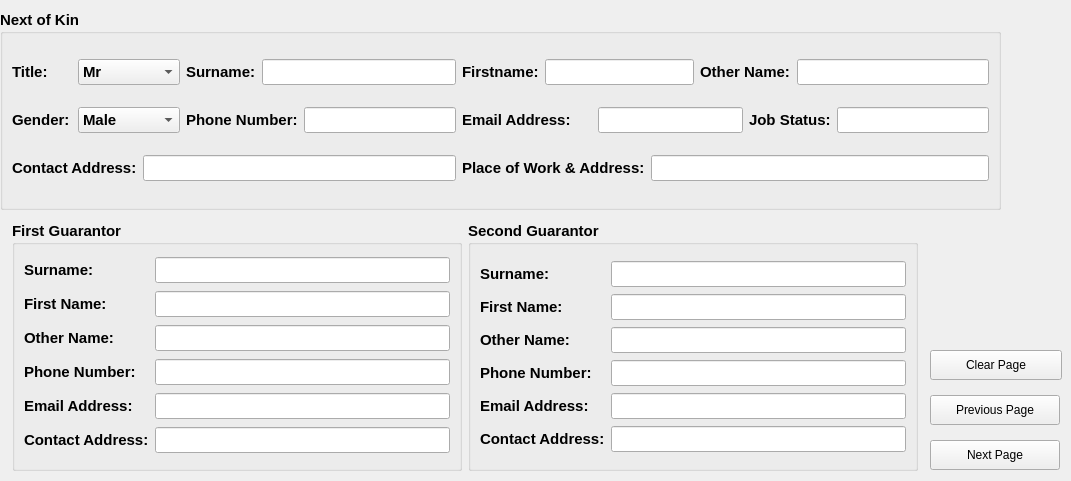
             <widget class="QWidget" name="nokTab">
              <attribute name="title">
               <string>Next of Kin and Guarantors</string>
              </attribute>
              <widget class="QGroupBox" name="groupBox_3">
               <property name="geometry">
                <rect>
                 <x>0</x>
                 <y>10</y>
                 <width>1001</width>
                 <height>200</height>
                </rect>
               </property>
               <property name="minimumSize">
                <size>
                 <width>0</width>
                 <height>200</height>
                </size>
               </property>
               <property name="maximumSize">
                <size>
                 <width>16777215</width>
                 <height>200</height>
                </size>
               </property>
               <property name="font">
                <font>
                 <pointsize>11</pointsize>
                 <weight>75</weight>
                 <bold>true</bold>
                </font>
               </property>
               <property name="title">
                <string>Next of Kin</string>
               </property>
               <layout class="QGridLayout" name="gridLayout_25">
                <item row="0" column="0">
                 <widget class="QLabel" name="label_39">
                  <property name="font">
                   <font>
                    <pointsize>11</pointsize>
                   </font>
                  </property>
                  <property name="text">
                   <string>Title:</string>
                  </property>
                 </widget>
                </item>
                <item row="0" column="1" colspan="2">
                 <widget class="QComboBox" name="nokTitleCombo">
                  <item>
                   <property name="text">
                    <string>Mr</string>
                   </property>
                  </item>
                  <item>
                   <property name="text">
                    <string>Mrs</string>
                   </property>
                  </item>
                  <item>
                   <property name="text">
                    <string>Engr</string>
                   </property>
                  </item>
                  <item>
                   <property name="text">
                    <string>Dr</string>
                   </property>
                  </item>
                  <item>
                   <property name="text">
                    <string>Prof</string>
                   </property>
                  </item>
                  <item>
                   <property name="text">
                    <string>Surv</string>
                   </property>
                  </item>
                  <item>
                   <property name="text">
                    <string>Tpl</string>
                   </property>
                  </item>
                  <item>
                   <property name="text">
                    <string>Arch</string>
                   </property>
                  </item>
                  <item>
                   <property name="text">
                    <string>Builder</string>
                   </property>
                  </item>
                  <item>
                   <property name="text">
                    <string>ESV</string>
                   </property>
                  </item>
                 </widget>
                </item>
                <item row="0" column="3">
                 <widget class="QLabel" name="label_38">
                  <property name="font">
                   <font>
                    <pointsize>11</pointsize>
                   </font>
                  </property>
                  <property name="text">
                   <string>Surname:</string>
                  </property>
                 </widget>
                </item>
                <item row="0" column="4" colspan="2">
                 <widget class="QLineEdit" name="nokSurnameTxt"/>
                </item>
                <item row="0" column="6">
                 <widget class="QLabel" name="label_40">
                  <property name="font">
                   <font>
                    <pointsize>11</pointsize>
                   </font>
                  </property>
                  <property name="text">
                   <string>Firstname:</string>
                  </property>
                 </widget>
                </item>
                <item row="0" column="7" colspan="3">
                 <widget class="QLineEdit" name="nokFirstnameTxt"/>
                </item>
                <item row="0" column="10" colspan="2">
                 <widget class="QLabel" name="label_41">
                  <property name="font">
                   <font>
                    <pointsize>11</pointsize>
                   </font>
                  </property>
                  <property name="text">
                   <string>Other Name:</string>
                  </property>
                 </widget>
                </item>
                <item row="0" column="12" colspan="2">
                 <widget class="QLineEdit" name="nokOthernameTxt"/>
                </item>
                <item row="1" column="0">
                 <widget class="QLabel" name="label_42">
                  <property name="font">
                   <font>
                    <pointsize>11</pointsize>
                   </font>
                  </property>
                  <property name="text">
                   <string>Gender:</string>
                  </property>
                 </widget>
                </item>
                <item row="1" column="1" colspan="2">
                 <widget class="QComboBox" name="nokGenderCombo">
                  <item>
                   <property name="text">
                    <string>Male</string>
                   </property>
                  </item>
                  <item>
                   <property name="text">
                    <string>Female</string>
                   </property>
                  </item>
                 </widget>
                </item>
                <item row="1" column="3" colspan="2">
                 <widget class="QLabel" name="label_46">
                  <property name="font">
                   <font>
                    <pointsize>11</pointsize>
                   </font>
                  </property>
                  <property name="text">
                   <string>Phone Number:</string>
                  </property>
                 </widget>
                </item>
                <item row="1" column="5">
                 <widget class="QLineEdit" name="nokPhoneNoTxt">
                  <property name="text">
                   <string/>
                  </property>
                 </widget>
                </item>
                <item row="1" column="6" colspan="2">
                 <widget class="QLabel" name="label_43">
                  <property name="font">
                   <font>
                    <pointsize>11</pointsize>
                   </font>
                  </property>
                  <property name="text">
                   <string>Email Address:</string>
                  </property>
                 </widget>
                </item>
                <item row="1" column="8" colspan="3">
                 <widget class="QLineEdit" name="nokEmailTxt">
                  <property name="text">
                   <string/>
                  </property>
                 </widget>
                </item>
                <item row="1" column="11" colspan="2">
                 <widget class="QLabel" name="label_47">
                  <property name="font">
                   <font>
                    <pointsize>11</pointsize>
                   </font>
                  </property>
                  <property name="text">
                   <string>Job Status:</string>
                  </property>
                 </widget>
                </item>
                <item row="1" column="13">
                 <widget class="QLineEdit" name="nokJobStatusTxt">
                  <property name="text">
                   <string/>
                  </property>
                 </widget>
                </item>
                <item row="2" column="0" colspan="2">
                 <widget class="QLabel" name="label_45">
                  <property name="font">
                   <font>
                    <pointsize>11</pointsize>
                   </font>
                  </property>
                  <property name="text">
                   <string>Contact Address:</string>
                  </property>
                 </widget>
                </item>
                <item row="2" column="2" colspan="4">
                 <widget class="QLineEdit" name="nokContactTxt">
                  <property name="text">
                   <string/>
                  </property>
                 </widget>
                </item>
                <item row="2" column="6" colspan="3">
                 <widget class="QLabel" name="label_44">
                  <property name="font">
                   <font>
                    <pointsize>11</pointsize>
                   </font>
                  </property>
                  <property name="text">
                   <string>Place of Work &amp; Address:</string>
                  </property>
                 </widget>
                </item>
                <item row="2" column="9" colspan="5">
                 <widget class="QLineEdit" name="nokWorkPlaceTxt">
                  <property name="text">
                   <string/>
                  </property>
                 </widget>
                </item>
               </layout>
              </widget>
              <widget class="QWidget" name="layoutWidget">
               <property name="geometry">
                <rect>
                 <x>12</x>
                 <y>220</y>
                 <width>908</width>
                 <height>252</height>
                </rect>
               </property>
               <layout class="QHBoxLayout" name="horizontalLayout_5">
                <item>
                 <widget class="QGroupBox" name="groupBox_4">
                  <property name="minimumSize">
                   <size>
                    <width>450</width>
                    <height>250</height>
                   </size>
                  </property>
                  <property name="maximumSize">
                   <size>
                    <width>450</width>
                    <height>250</height>
                   </size>
                  </property>
                  <property name="font">
                   <font>
                    <pointsize>11</pointsize>
                    <weight>75</weight>
                    <bold>true</bold>
                   </font>
                  </property>
                  <property name="title">
                   <string>First Guarantor</string>
                  </property>
                  <layout class="QGridLayout" name="gridLayout_26">
                   <property name="verticalSpacing">
                    <number>5</number>
                   </property>
                   <item row="0" column="0">
                    <widget class="QLabel" name="label_49">
                     <property name="font">
                      <font>
                       <pointsize>11</pointsize>
                      </font>
                     </property>
                     <property name="text">
                      <string>Surname:</string>
                     </property>
                    </widget>
                   </item>
                   <item row="1" column="0" colspan="2">
                    <widget class="QLabel" name="label_53">
                     <property name="font">
                      <font>
                       <pointsize>11</pointsize>
                      </font>
                     </property>
                     <property name="text">
                      <string>First Name:</string>
                     </property>
                    </widget>
                   </item>
                   <item row="1" column="2">
                    <widget class="QLineEdit" name="g1FirstnameTxt">
                     <property name="text">
                      <string/>
                     </property>
                    </widget>
                   </item>
                   <item row="2" column="0" colspan="2">
                    <widget class="QLabel" name="label_56">
                     <property name="font">
                      <font>
                       <pointsize>11</pointsize>
                      </font>
                     </property>
                     <property name="text">
                      <string>Other Name:</string>
                     </property>
                    </widget>
                   </item>
                   <item row="2" column="2">
                    <widget class="QLineEdit" name="g1OthernameTxt">
                     <property name="text">
                      <string/>
                     </property>
                    </widget>
                   </item>
                   <item row="3" column="0">
                    <widget class="QLabel" name="label_50">
                     <property name="font">
                      <font>
                       <pointsize>11</pointsize>
                      </font>
                     </property>
                     <property name="text">
                      <string>Phone Number:</string>
                     </property>
                    </widget>
                   </item>
                   <item row="4" column="0" colspan="2">
                    <widget class="QLabel" name="label_54">
                     <property name="font">
                      <font>
                       <pointsize>11</pointsize>
                      </font>
                     </property>
                     <property name="text">
                      <string>Email Address:</string>
                     </property>
                    </widget>
                   </item>
                   <item row="4" column="2">
                    <widget class="QLineEdit" name="g1EmailTxt">
                     <property name="text">
                      <string/>
                     </property>
                    </widget>
                   </item>
                   <item row="5" column="0" colspan="2">
                    <widget class="QLabel" name="label_55">
                     <property name="font">
                      <font>
                       <pointsize>11</pointsize>
                      </font>
                     </property>
                     <property name="text">
                      <string>Contact Address:</string>
                     </property>
                    </widget>
                   </item>
                   <item row="5" column="2">
                    <widget class="QLineEdit" name="g1ContactTxt">
                     <property name="text">
                      <string/>
                     </property>
                    </widget>
                   </item>
                   <item row="3" column="2">
                    <widget class="QLineEdit" name="g1PhoneNoTxt"/>
                   </item>
                   <item row="0" column="2">
                    <widget class="QLineEdit" name="g1SurnameTxt"/>
                   </item>
                  </layout>
                 </widget>
                </item>
                <item>
                 <widget class="QGroupBox" name="groupBox_5">
                  <property name="minimumSize">
                   <size>
                    <width>450</width>
                    <height>250</height>
                   </size>
                  </property>
                  <property name="maximumSize">
                   <size>
                    <width>450</width>
                    <height>250</height>
                   </size>
                  </property>
                  <property name="font">
                   <font>
                    <pointsize>11</pointsize>
                    <weight>75</weight>
                    <bold>true</bold>
                   </font>
                  </property>
                  <property name="title">
                   <string>Second Guarantor</string>
                  </property>
                  <layout class="QGridLayout" name="gridLayout_27">
                   <property name="horizontalSpacing">
                    <number>6</number>
                   </property>
                   <property name="verticalSpacing">
                    <number>0</number>
                   </property>
                   <item row="0" column="0">
                    <widget class="QLabel" name="label_51">
                     <property name="font">
                      <font>
                       <pointsize>11</pointsize>
                      </font>
                     </property>
                     <property name="text">
                      <string>Surname:</string>
                     </property>
                    </widget>
                   </item>
                   <item row="1" column="0" colspan="2">
                    <widget class="QLabel" name="label_57">
                     <property name="font">
                      <font>
                       <pointsize>11</pointsize>
                      </font>
                     </property>
                     <property name="text">
                      <string>First Name:</string>
                     </property>
                    </widget>
                   </item>
                   <item row="1" column="2">
                    <widget class="QLineEdit" name="g2FirstnameTxt">
                     <property name="text">
                      <string/>
                     </property>
                    </widget>
                   </item>
                   <item row="2" column="0" colspan="2">
                    <widget class="QLabel" name="label_58">
                     <property name="font">
                      <font>
                       <pointsize>11</pointsize>
                      </font>
                     </property>
                     <property name="text">
                      <string>Other Name:</string>
                     </property>
                    </widget>
                   </item>
                   <item row="2" column="2">
                    <widget class="QLineEdit" name="g2OthernameTxt">
                     <property name="text">
                      <string/>
                     </property>
                    </widget>
                   </item>
                   <item row="3" column="0">
                    <widget class="QLabel" name="label_52">
                     <property name="font">
                      <font>
                       <pointsize>11</pointsize>
                      </font>
                     </property>
                     <property name="text">
                      <string>Phone Number:</string>
                     </property>
                    </widget>
                   </item>
                   <item row="4" column="0" colspan="2">
                    <widget class="QLabel" name="label_59">
                     <property name="font">
                      <font>
                       <pointsize>11</pointsize>
                      </font>
                     </property>
                     <property name="text">
                      <string>Email Address:</string>
                     </property>
                    </widget>
                   </item>
                   <item row="4" column="2">
                    <widget class="QLineEdit" name="g2EmailTxt">
                     <property name="text">
                      <string/>
                     </property>
                    </widget>
                   </item>
                   <item row="5" column="0" colspan="2">
                    <widget class="QLabel" name="label_60">
                     <property name="font">
                      <font>
                       <pointsize>11</pointsize>
                      </font>
                     </property>
                     <property name="text">
                      <string>Contact Address:</string>
                     </property>
                    </widget>
                   </item>
                   <item row="5" column="2">
                    <widget class="QLineEdit" name="g2ContactTxt">
                     <property name="text">
                      <string/>
                     </property>
                    </widget>
                   </item>
                   <item row="0" column="2">
                    <widget class="QLineEdit" name="g2SurnameTxt"/>
                   </item>
                   <item row="3" column="2">
                    <widget class="QLineEdit" name="g2PhoneNoTxt"/>
                   </item>
                  </layout>
                 </widget>
                </item>
               </layout>
              </widget>
              <widget class="QWidget" name="layoutWidget">
               <property name="geometry">
                <rect>
                 <x>930</x>
                 <y>350</y>
                 <width>132</width>
                 <height>122</height>
                </rect>
               </property>
               <layout class="QVBoxLayout" name="verticalLayout_2">
                <property name="spacing">
                 <number>15</number>
                </property>
                <item>
                 <widget class="QPushButton" name="nokClearBtn">
                  <property name="minimumSize">
                   <size>
                    <width>0</width>
                    <height>30</height>
                   </size>
                  </property>
                  <property name="maximumSize">
                   <size>
                    <width>16777215</width>
                    <height>30</height>
                   </size>
                  </property>
                  <property name="text">
                   <string>Clear Page</string>
                  </property>
                  <property name="icon">
                   <iconset resource="../static/resource.qrc">
                    <normaloff>:/icons/icon/white/x.svg</normaloff>:/icons/icon/white/x.svg</iconset>
                  </property>
                  <property name="iconSize">
                   <size>
                    <width>20</width>
                    <height>20</height>
                   </size>
                  </property>
                 </widget>
                </item>
                <item>
                 <widget class="QPushButton" name="nokPrevPageBtn">
                  <property name="minimumSize">
                   <size>
                    <width>130</width>
                    <height>30</height>
                   </size>
                  </property>
                  <property name="maximumSize">
                   <size>
                    <width>130</width>
                    <height>30</height>
                   </size>
                  </property>
                  <property name="text">
                   <string>Previous Page</string>
                  </property>
                  <property name="icon">
                   <iconset resource="../static/resource.qrc">
                    <normaloff>:/icons/icon/white/arrow-left.svg</normaloff>:/icons/icon/white/arrow-left.svg</iconset>
                  </property>
                 </widget>
                </item>
                <item>
                 <widget class="QPushButton" name="nokNextPageBtn">
                  <property name="minimumSize">
                   <size>
                    <width>130</width>
                    <height>30</height>
                   </size>
                  </property>
                  <property name="maximumSize">
                   <size>
                    <width>130</width>
                    <height>30</height>
                   </size>
                  </property>
                  <property name="text">
                   <string>Next Page</string>
                  </property>
                  <property name="icon">
                   <iconset resource="../static/resource.qrc">
                    <normaloff>:/icons/icon/white/arrow-right.svg</normaloff>:/icons/icon/white/arrow-right.svg</iconset>
                  </property>
                 </widget>
                </item>
               </layout>
              </widget>
             </widget>
